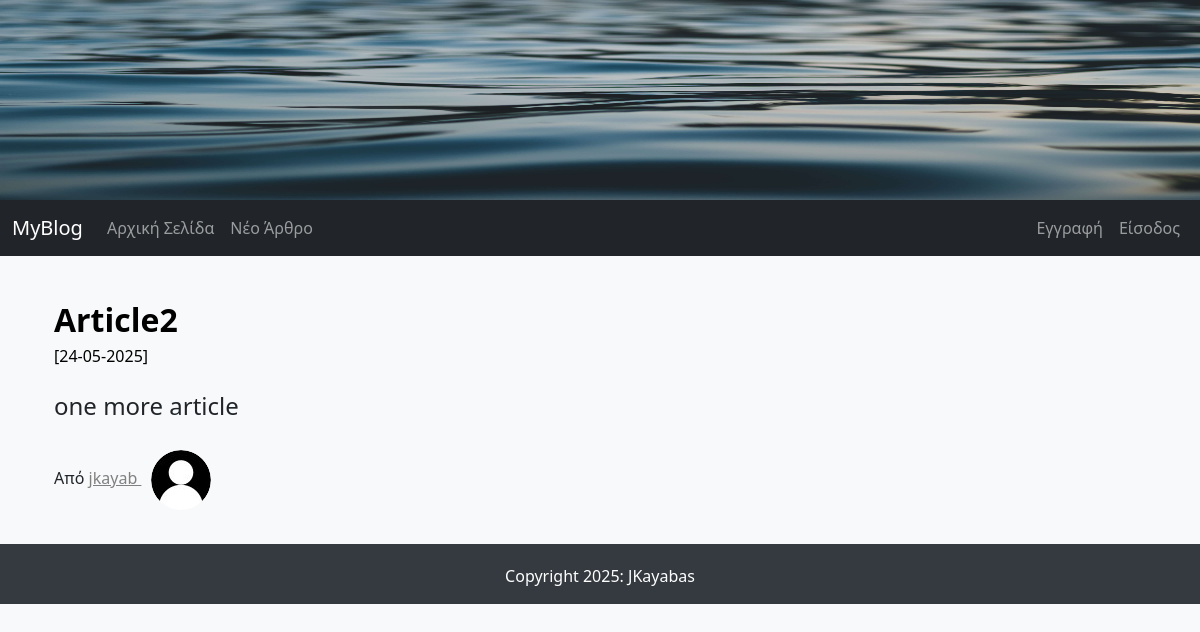
/full_article/2, run on an earlier commit of the app's database.
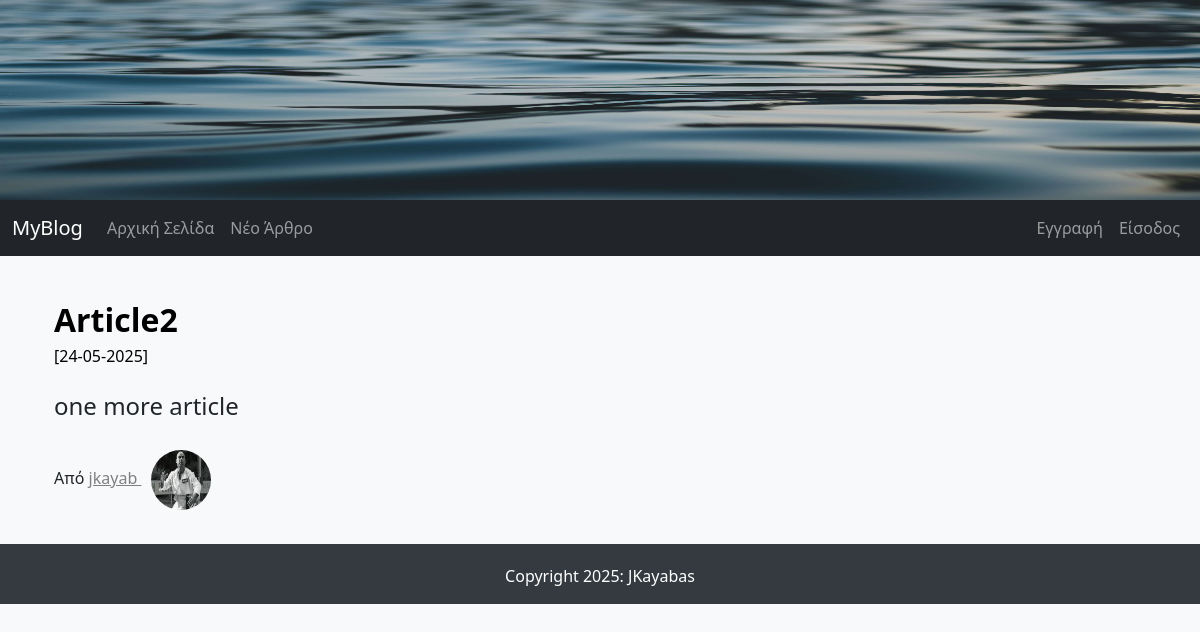
And on a later commit of the database.
### FlaskBlogApp/models.py (models this page shows, shortened)
class User(db.Model, UserMixin):
    id = db.Column(db.Integer, primary_key=True)
    username = db.Column(db.String(15), unique=True, nullable=False)
    email = db.Column(db.String(150), unique=True, nullable=False)
    password = db.Column(db.String(36), nullable=False)
    profile_image = db.Column(db.String(30), default ='default_profile_image.jpg')
    articles = db.relationship('Article', backref='author', lazy=True)

### FlaskBlogApp/routes.py (the view)
@app.route("/full_article/<int:article_id>", methods=["GET"])
def full_article(article_id):
    article = Article.query.get_or_404(article_id)
    return render_template("full_article.html", article=article)

### FlaskBlogApp/templates/full_article.html (shortened to what this page needs)
{% extends "base.html" %}
{% block content %}
<main role="main" class="container"
{% if article %}
        <div class="row my-3 p-3 bg-body rounded shadow-sm">
          <div class="col col-md-12">
            <div class="main-article-title">
              <a class="article_title" href="#">{{ article.article_title | safe }}</a>
            </div>
            <small class="article_date">[{{ article.date_created.strftime('%d-%m-%Y') }}]</small>
            <p class="main-article-partial-text">
              {{ article.article_body | safe }}
            </p>
            <p class="">Από
              <span>
                <a class="author-name" href="{{ url_for('articles_by_author', author_id=article.author.id) }}">
                  {{ article.author.username }}
                  <img class="rounded-circle profile-image" alt="{{ article.author.username }}"
                       src="{{ url_for('static', filename='images/profiles_images/'+article.author.profile_image) }}"
                       data-holder-rendered="true" data-bs-toggle="tooltip" data-bs-placement="top"
                       title="{{ article.author.username }}">
                </a>
              </span>
            </p>
          </div>
{% endif %}
</main>
{% endblock content %}

What changed in the data, as far as the page shows it:
changed User "jkayab": profile_image: picture added in place of a placeholder
